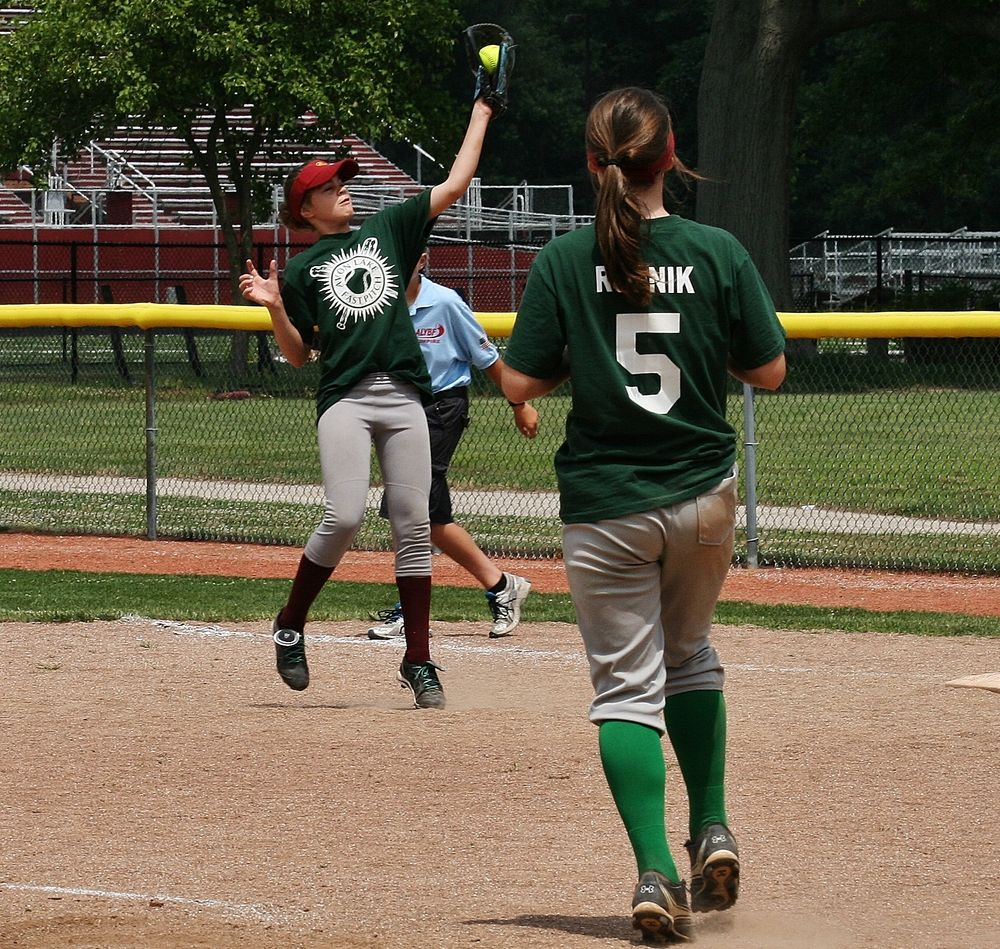
#> input picture 2.jpeg, 1000 x 949 px
$ python adpthrs.py
#> lines starting #> are read from the running program, lines starting #| are printed output that depends on the picture; after the words box and inside, x2 and y2 are one past the last pixel; in counts of white or black regions, pixels touching at a corner belong together
import cv2 as cv
import numpy as np
from matplotlib import pyplot as plt
img = cv.imread('2.jpeg',0)
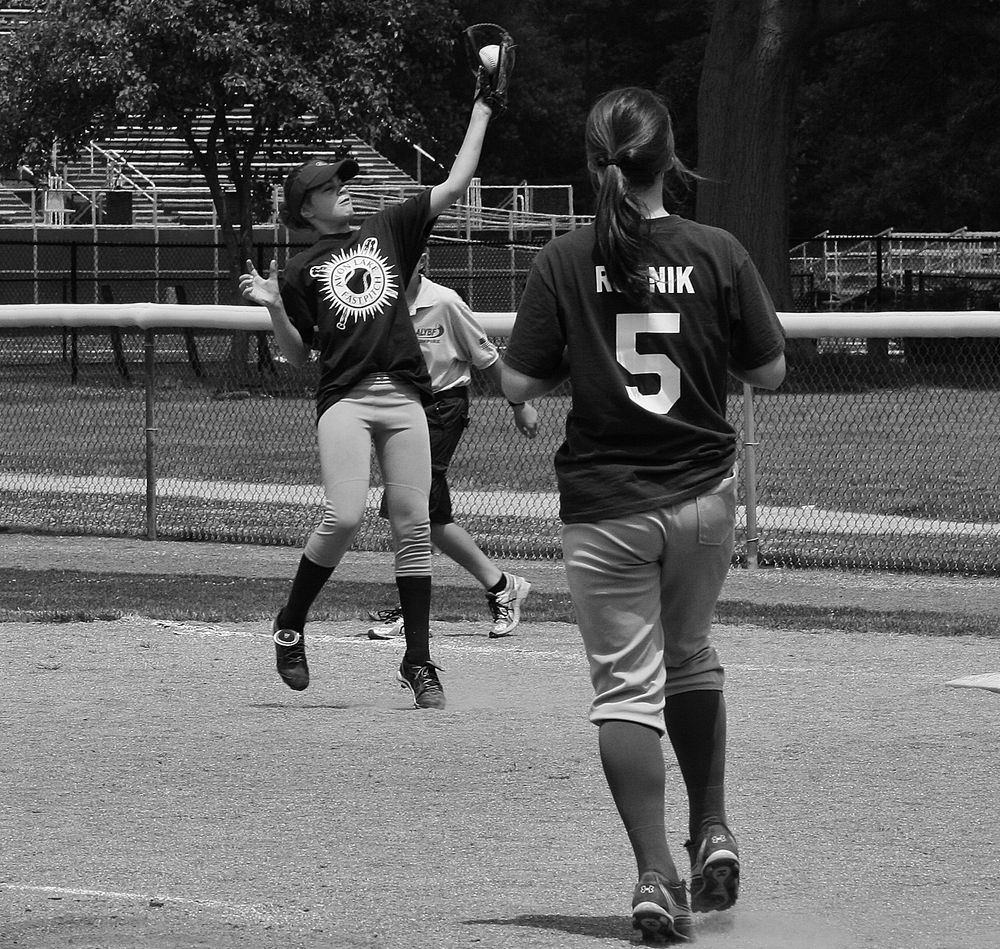
#> img: shape (949, 1000); min 0, max 255, mean 95.8
img = cv.medianBlur(img,5)
ret,th1 = cv.threshold(img,127,255,cv.THRESH_BINARY)
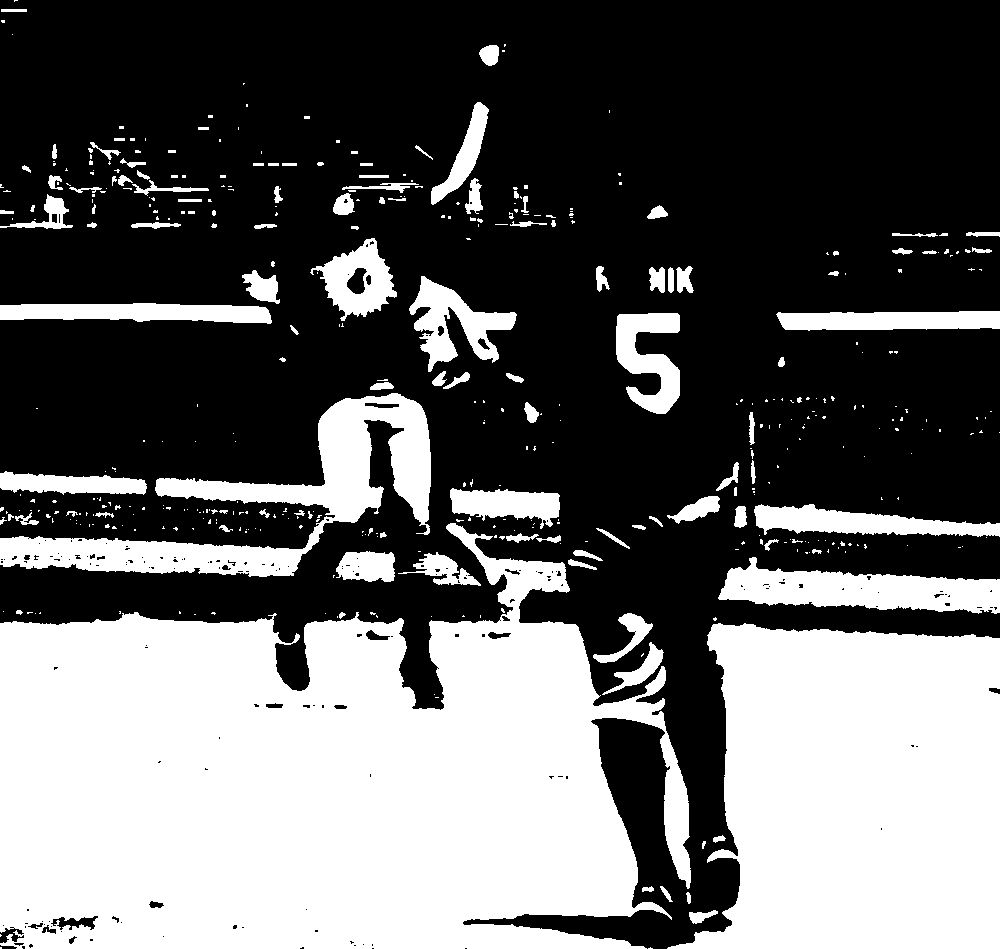
#> th1: shape (949, 1000); 38.7% white; 441 white regions (318 under 20 px), largest, box (x1, y1, x2, y2) and area: (0, 523, 691, 949) 200063, (667, 623, 1000, 949) 87551, (0, 393, 431, 577) 22223
th2 = cv.adaptiveThreshold(img,255,cv.ADAPTIVE_THRESH_MEAN_C,\
            cv.THRESH_BINARY_INV,19,2)
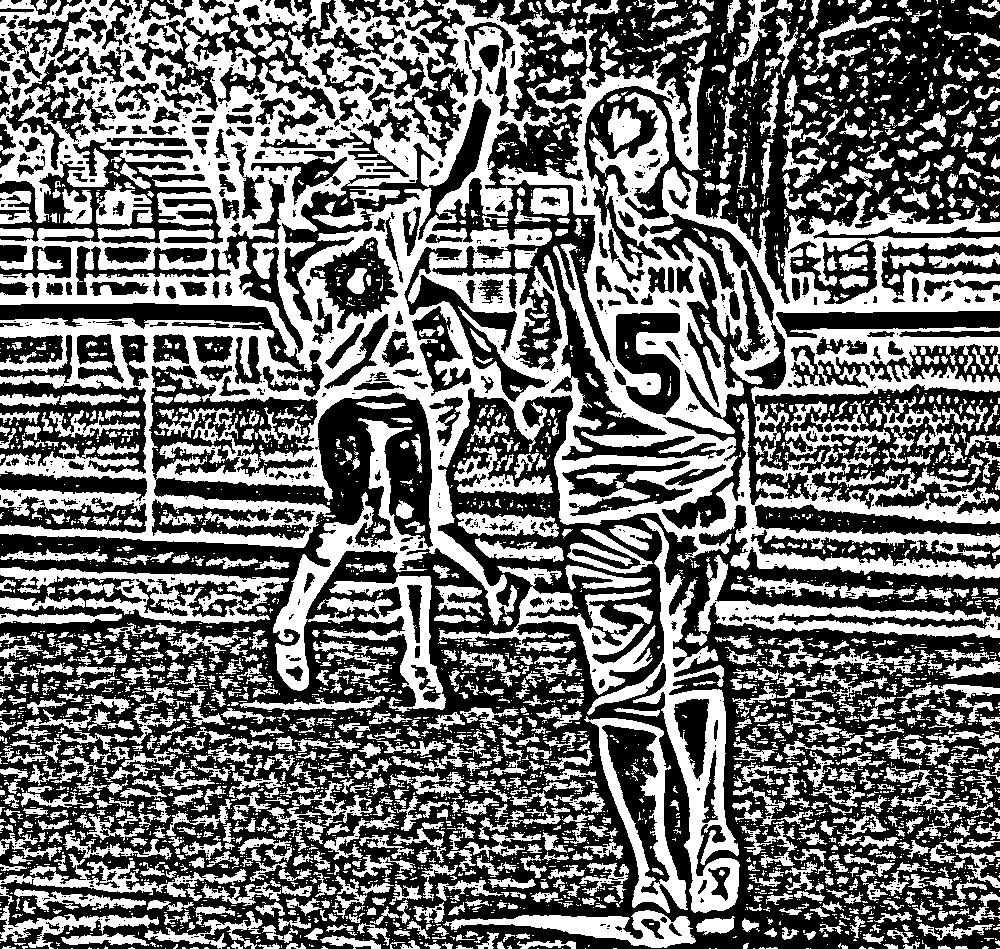
#> th2: shape (949, 1000); 44% white; 3952 white regions (2821 under 20 px), largest, box (x1, y1, x2, y2) and area: (0, 0, 1000, 691) 209091, (587, 518, 740, 913) 11075, (438, 566, 656, 695) 6087
th3 = cv.adaptiveThreshold(img,255,cv.ADAPTIVE_THRESH_GAUSSIAN_C,\
            cv.THRESH_BINARY_INV,19,2)
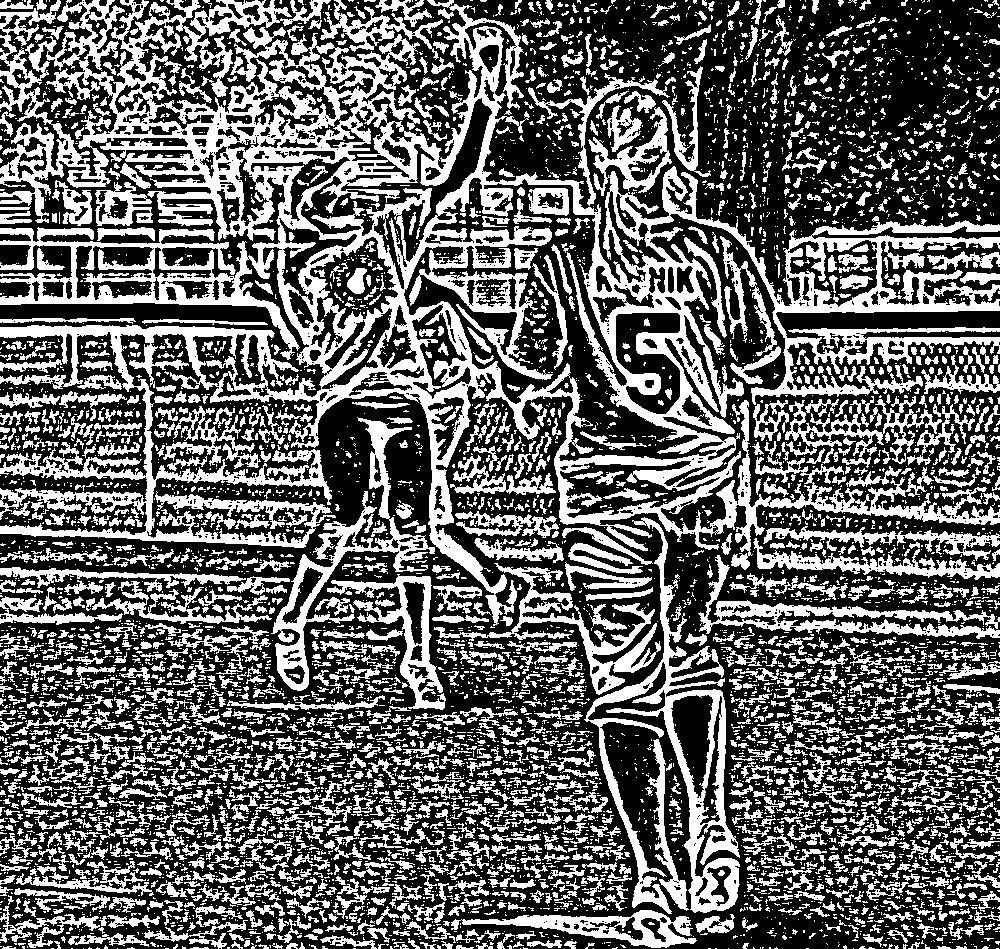
#> th3: shape (949, 1000); 39% white; 6886 white regions (5109 under 20 px), largest, box (x1, y1, x2, y2) and area: (0, 0, 1000, 626) 146123, (584, 517, 740, 914) 11518, (271, 417, 435, 691) 6326
titles = ['Original Image', 'Global Thresholding (v = 127)',
            'Adaptive Mean Thresholding', 'Adaptive Gaussian Thresholding']
images = [img, th1, th2, th3]
for i in range(4):
    plt.subplot(2,2,i+1),plt.imshow(images[i],'gray')
    plt.title(titles[i])
    plt.xticks([]),plt.yticks([])
plt.show()

$ run again, with 1.jpeg copied over 2.jpeg
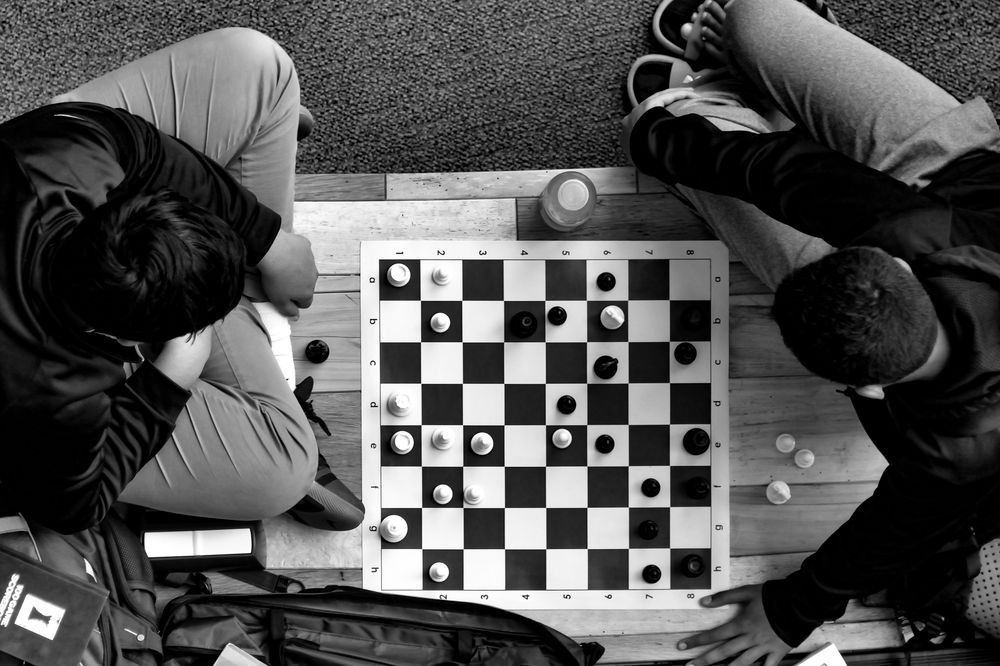
#> input picture 1.jpeg, 1000 x 666 px
#> img is the input picture: shape (666, 1000); min 0, max 255, mean 83
#> `ret,th1 = cv.threshold(img,127,255,cv.THRESH_BINARY)`:
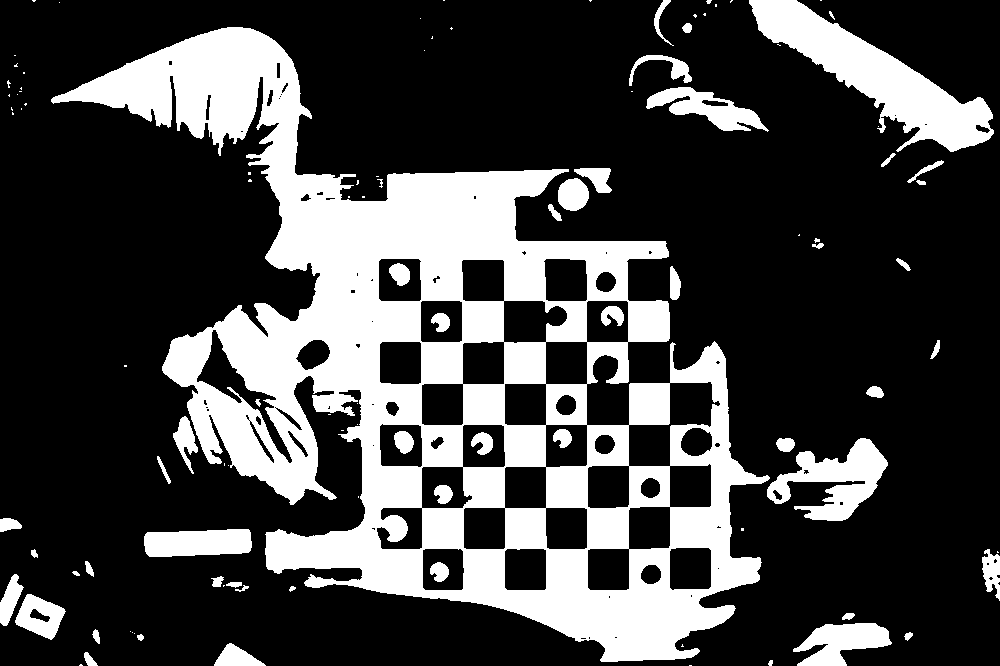
#> th1: shape (666, 1000); 26.7% white; 106 white regions (54 under 20 px), largest, box (x1, y1, x2, y2) and area: (51, 27, 770, 662) 142588, (749, 0, 994, 152) 12256, (767, 438, 888, 521) 4657
#> th2: shape (666, 1000); 40.9% white; 1020 white regions (598 under 20 px), largest, box (x1, y1, x2, y2) and area: (292, 0, 1000, 666) 60430, (0, 59, 512, 531) 40186, (0, 458, 605, 666) 25688
#> th3: shape (666, 1000); 35.2% white; 1898 white regions (1264 under 20 px), largest, box (x1, y1, x2, y2) and area: (0, 0, 1000, 666) 62503, (38, 457, 605, 666) 21173, (369, 259, 629, 591) 20457
#> `plt.show()`:
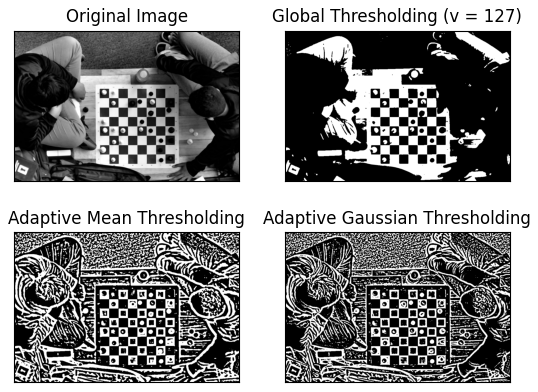
#> figure drawn by matplotlib, 4 panels

$ run again, with translation.jpg copied over 2.jpeg
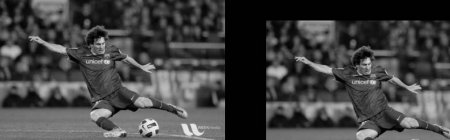
#> input picture translation.jpg, 450 x 140 px
#> img is the input picture: shape (140, 450); min 0, max 248, mean 67.5
#> `ret,th1 = cv.threshold(img,127,255,cv.THRESH_BINARY)`:
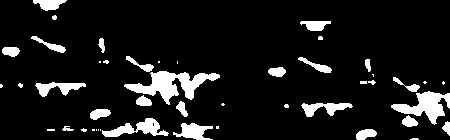
#> th1: shape (140, 450); 10.2% white; 46 white regions (20 under 20 px), largest, box (x1, y1, x2, y2) and area: (124, 71, 220, 105) 1319, (391, 91, 450, 125) 886, (102, 118, 169, 137) 563
#> th2: shape (140, 450); 47.2% white; 33 white regions (14 under 20 px), largest, box (x1, y1, x2, y2) and area: (257, 11, 450, 140) 9715, (0, 0, 217, 140) 8316, (76, 0, 234, 140) 5428
#> `th3 = cv.adaptiveThreshold(img,255,cv.ADAPTIVE_THRESH_GAUSSIAN_C,\ cv...`:
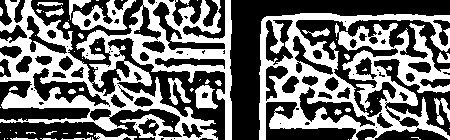
#> th3: shape (140, 450); 43.6% white; 68 white regions (41 under 20 px), largest, box (x1, y1, x2, y2) and area: (0, 0, 232, 140) 13105, (259, 13, 450, 140) 11361, (72, 0, 136, 30) 868
